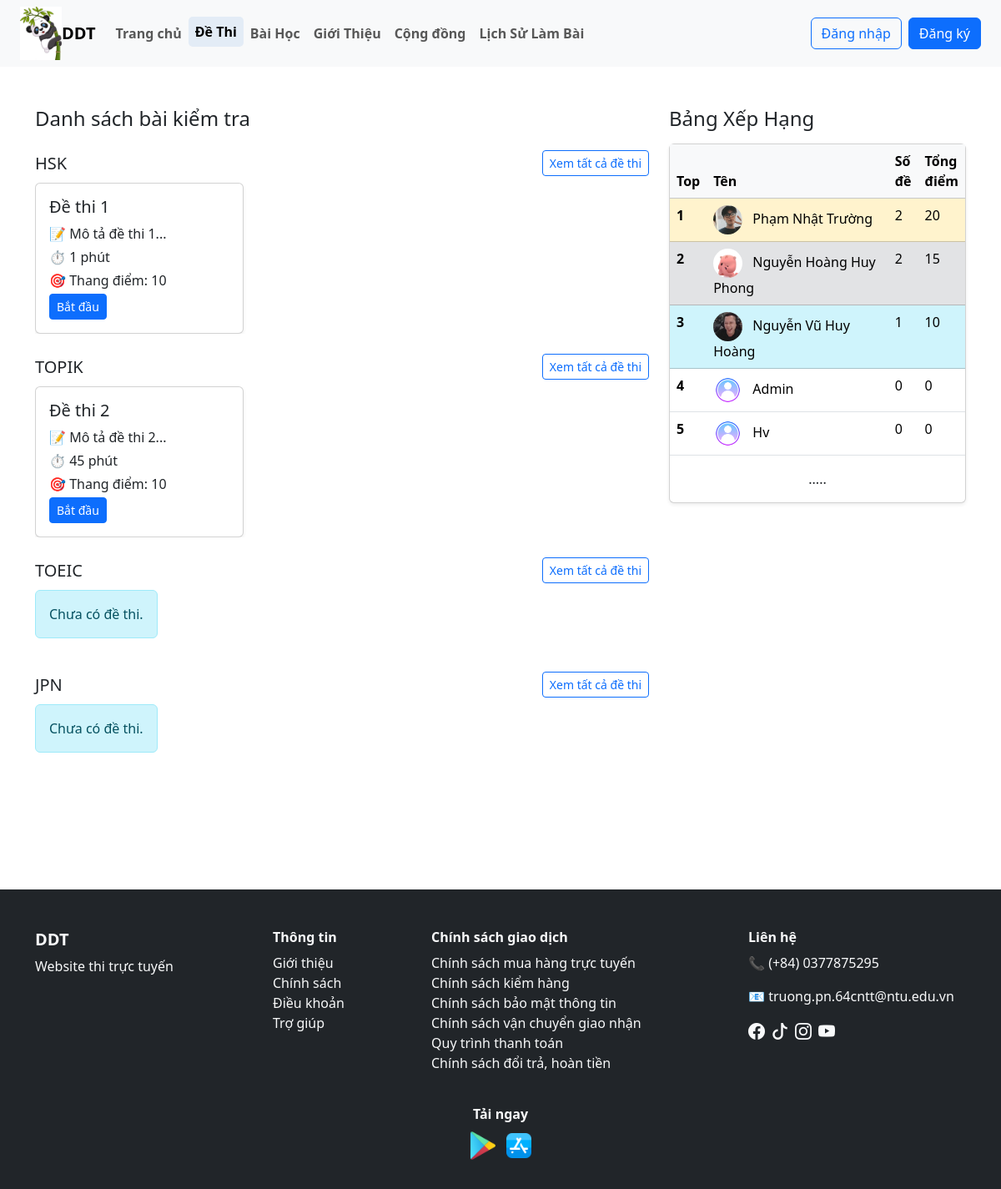
/user/de_thi.php, run on the app's committed database.
### tables this page shows
CREATE TABLE `danh_muc_de_thi` (
  `id` int(11) NOT NULL,
  `ten_danh_muc` varchar(100) NOT NULL,
  `mo_ta` text DEFAULT NULL
);

CREATE TABLE `de_thi` (
  `id` varchar(10) NOT NULL,
  `id_danh_muc` int(11) DEFAULT NULL,
  `ten_de_thi` varchar(255) NOT NULL,
  `mo_ta` text DEFAULT NULL,
  `thoi_gian` int(11) DEFAULT NULL,
  `id_bai_hoc` varchar(10) DEFAULT NULL,
  `thang_diem` int(11) DEFAULT 10,
  `ngay_tao` datetime DEFAULT current_timestamp()
);

CREATE TABLE `nguoi_dung` (
  `id` varchar(10) NOT NULL,
  `ho_ten` varchar(100) NOT NULL,
  `email` varchar(150) NOT NULL,
  `mat_khau` varchar(255) NOT NULL,
  `so_dien_thoai` varchar(20) DEFAULT NULL,
  `anh_dai_dien` varchar(255) DEFAULT NULL,
  `id_quyen` varchar(10) DEFAULT NULL,
  `ngay_sinh` date DEFAULT NULL,
  `gioi_tinh` tinyint(1) DEFAULT NULL,
  `dia_chi` varchar(255) DEFAULT NULL,
  `ngay_tao` datetime DEFAULT current_timestamp()
);

### user/de_thi.php (the view)
<?php
include("./header.php");
?>
<div class="container my-5">
    <div class="row">
        <div class="col-lg-8 mb-4">
            <h4 class="mb-4">Danh sách bài kiểm tra</h4>
            <?php
            $sql_dm = "SELECT * FROM danh_muc_de_thi ORDER BY id ASC";
            $result_dm = mysqli_query($dbc, $sql_dm);
            ?>
            <?php while($dm = mysqli_fetch_assoc($result_dm)): ?>
            <div class="mb-4">
                <div class="d-flex justify-content-between align-items-center mb-2">
                    <h5 class="m-0"><?= $dm['ten_danh_muc'] ?></h5>
                    <a href="tat_ca_de_thi.php?id_dm=<?= $dm['id'] ?>" class="btn btn-outline-primary btn-sm">
                        Xem tất cả đề thi
                    </a>
                </div>
                <div class="d-flex flex-row overflow-auto gap-3">
                    <?php
                    $sql_dt = "SELECT * FROM de_thi WHERE id_danh_muc = {$dm['id']} ORDER BY id DESC";
                    $result_dt = mysqli_query($dbc, $sql_dt);
                    ?>
                    <?php if(mysqli_num_rows($result_dt) > 0): ?>
                    <?php while($dt = mysqli_fetch_assoc($result_dt)): ?>
                    <div class="card shadow-sm" style="min-width: 250px;">
                        <div class="card-body">
                            <h5 class="card-title"><?= $dt['ten_de_thi'] ?></h5>
                            <p class="card-text mb-1">📝 <?= substr($dt['mo_ta'], 0, 60) ?>...</p>
                            <p class="card-text mb-1">⏱️ <?= $dt['thoi_gian'] ?> phút</p>
                            <p class="card-text mb-1">🎯 Thang điểm: <?= $dt['thang_diem'] ?></p>
                            <a href="chi_tiet_de_thi.php?id=<?= $dt['id'] ?>" class="btn btn-primary btn-sm">Bắt đầu</a>
                        </div>
                    </div>
                    <?php endwhile; ?>
                    <?php else: ?>
                    <div class="alert alert-info">Chưa có đề thi.</div>
                    <?php endif; ?>
                </div>
            </div>
            <?php endwhile; ?>
        </div>
        <div class="col-lg-4 mb-4">
            <h4 class="mb-3"> Bảng Xếp Hạng</h4>
            <?php
    $sql_rank = "
    SELECT
        nd.id,
        nd.ho_ten,
        nd.anh_dai_dien,
        COALESCE(COUNT(kq_max.id_de_thi), 0) AS so_de_da_lam,
        COALESCE(SUM(kq_max.diem_cao_nhat), 0) AS tong_diem
    FROM nguoi_dung nd
    LEFT JOIN (
        SELECT
            id_nguoi_dung,
            id_de_thi,
            MAX(diem_so) AS diem_cao_nhat
        FROM ket_qua_thi
        GROUP BY id_nguoi_dung, id_de_thi
    ) AS kq_max
    ON nd.id = kq_max.id_nguoi_dung
    GROUP BY nd.id, nd.ho_ten, nd.anh_dai_dien
    ORDER BY tong_diem DESC, so_de_da_lam DESC
    LIMIT 10
";
    $anh_mac_dinh = "./image_user/icons8-user-default-64.png";
    $result_rank = mysqli_query($dbc, $sql_rank);
    ?>
            <div class="card shadow-sm">
                <div class="card-body p-0">
                    <table class="table w-100">
                        <thead class="table-light">
                            <tr>
                                <th class="w-10">Top</th>
                                <th class="w-75">Tên</th>
                                <th class="w-10">Số đề</th>
                                <th class="w-5">Tổng điểm </th>
                            </tr>
                        </thead>
                        <tbody>
                            <?php
                    $stt = 1;
                    while ($row = mysqli_fetch_assoc($result_rank)):
                        $avatar = (!empty($row['anh_dai_dien']))
                                    ? "./image_user/" . $row['anh_dai_dien']
                                    : $anh_mac_dinh;
                        $mau_xep_hang = "";
                        if($stt == 1){
                            $mau_xep_hang = "table-warning";
                        }
                        elseif($stt == 2){
                            $mau_xep_hang = "table-secondary";
                        }
                        elseif($stt == 3){
                            $mau_xep_hang = "table-info";
                        }
                    ?>
                            <tr class="<?php echo $mau_xep_hang?>">
                                <th><?= $stt ?></th>
                                <td>
                                    <img src="<?= $avatar ?>" class="rounded-circle me-2"
                                        style="width: 35px; height: 35px; object-fit: cover;">
                                    <?= $row['ho_ten'] ?>
                                </td>
                                <td><?= $row['so_de_da_lam'] ?></td>
                                <td><?= $row['tong_diem'] ?> </td>
                            </tr>
                            <?php
                    $stt++;
                    endwhile;
                    ?>
                        </tbody>
                    </table>
                    <p style="text-align: center;">.....</p>
                </div>
            </div>
        </div>
    </div>
</div>
<?php include("./footer.php"); ?>

### data on the page
danh_muc_de_thi: ten_danh_muc "HSK"
de_thi: ten_de_thi "Đề thi 1", mo_ta "Mô tả đề thi 1", thoi_gian "1", thang_diem "10"
danh_muc_de_thi: ten_danh_muc "TOPIK"
de_thi: ten_de_thi "Đề thi 2", mo_ta "Mô tả đề thi 2", thoi_gian "45", thang_diem "10"
danh_muc_de_thi: ten_danh_muc "TOEIC", shows "Chưa có đề thi."
danh_muc_de_thi: ten_danh_muc "JPN", shows "Chưa có đề thi."
nguoi_dung: anh_dai_dien (picture), ho_ten "Phạm Nhật Trường", so_de_da_lam "2", tong_diem "20"
nguoi_dung: anh_dai_dien (picture), ho_ten "Nguyễn Hoàng Huy Phong", so_de_da_lam "2", tong_diem "15"
nguoi_dung: anh_dai_dien (picture), ho_ten "Nguyễn Vũ Huy Hoàng", so_de_da_lam "1", tong_diem "10"
nguoi_dung: ho_ten "Admin", so_de_da_lam "0", tong_diem "0"
nguoi_dung: ho_ten "Hv", so_de_da_lam "0", tong_diem "0"
